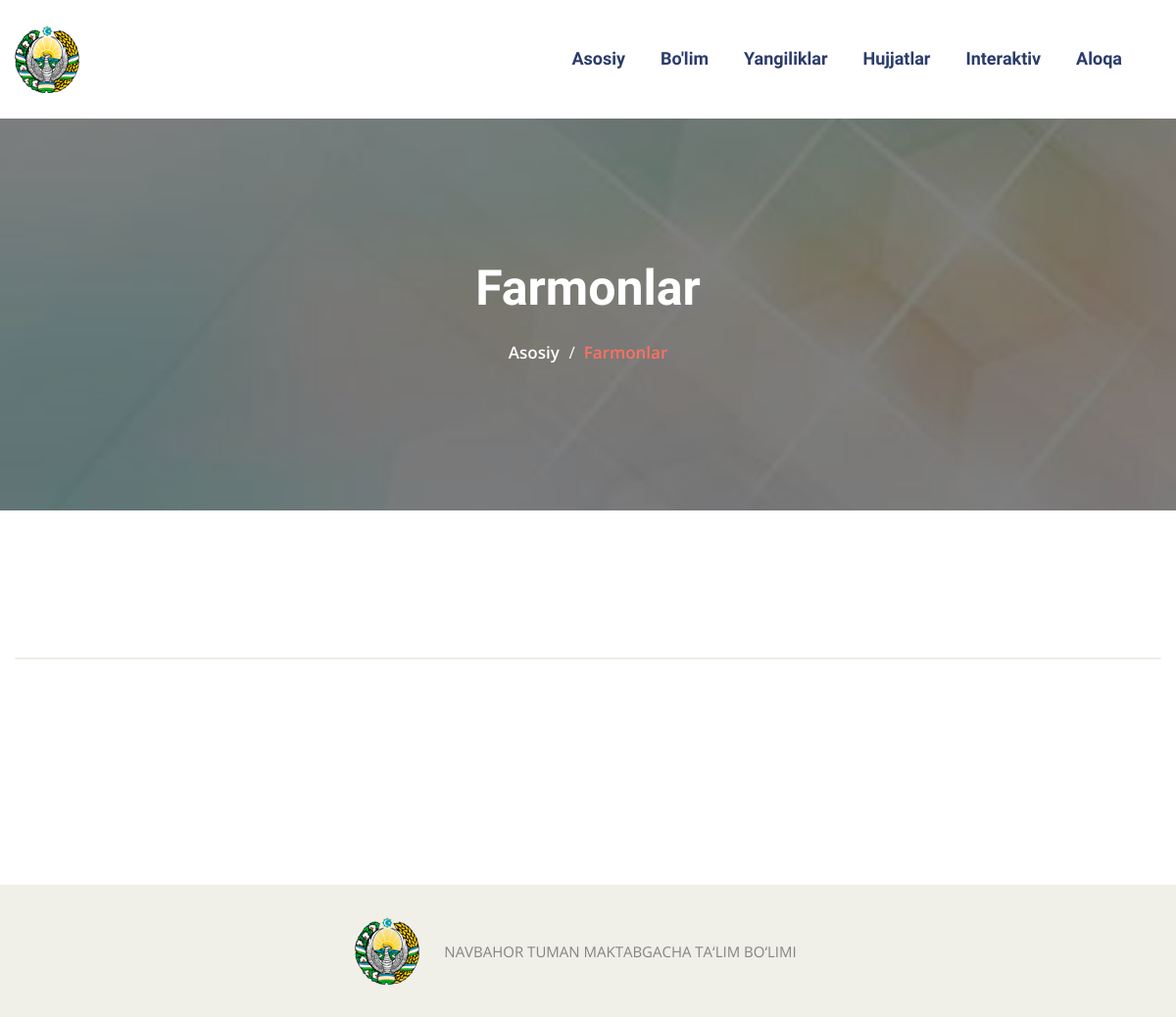
The page /farmonlar/ on the database as committed earlier.
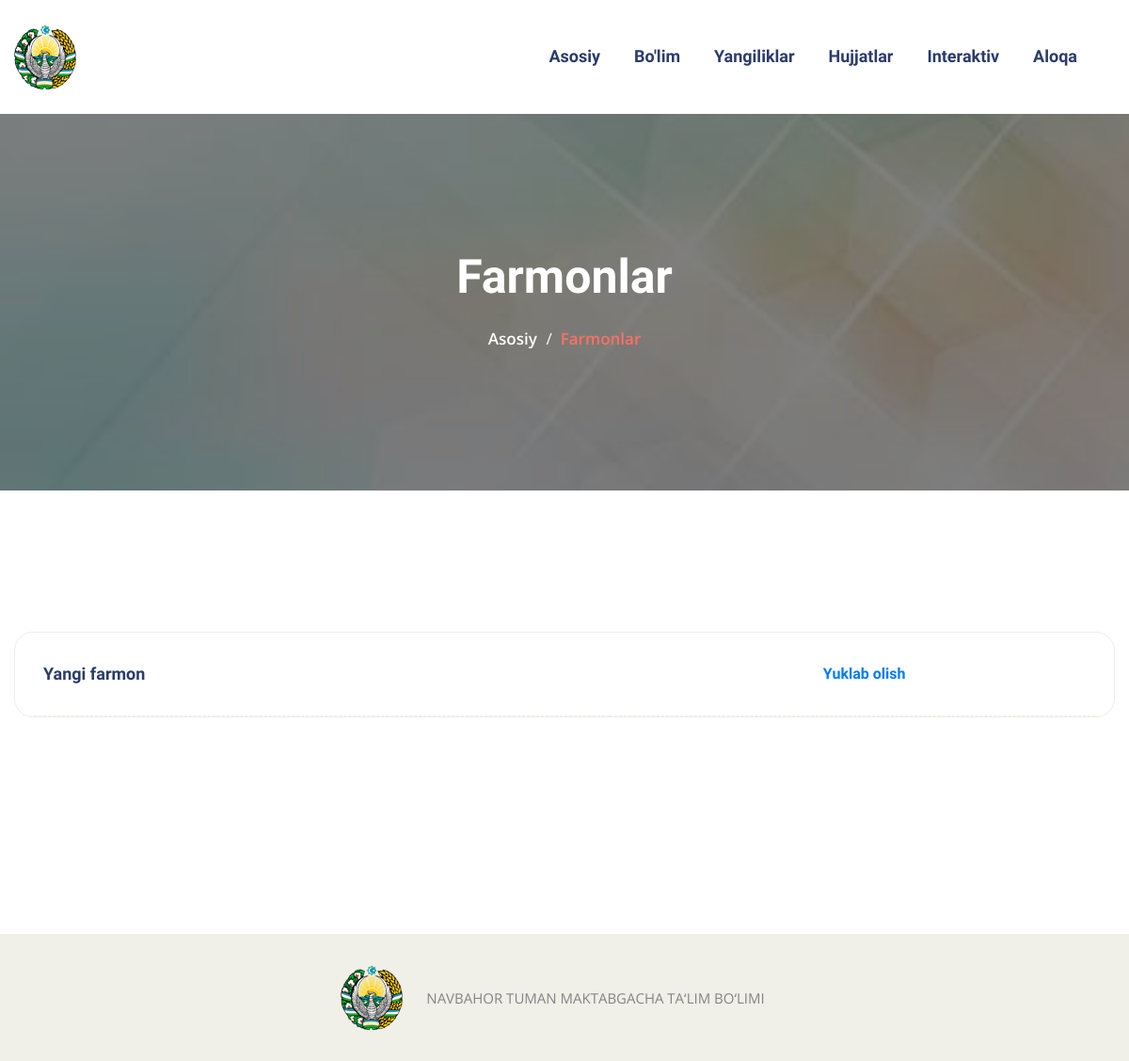
The same page on the database as committed later.
### base/models.py (models this page shows, shortened)
class Farmonlar(models.Model):
  nomi = models.CharField(max_length=500)
  file = models.FileField(upload_to='file/')

### base/views.py (the view)
# urls.py: path("farmonlar/", views.farmonlar, name='farmonlar'),
def farmonlar(request):
  farmon = Farmonlar.objects.order_by("-id").all()
  context = {'farmon': farmon}
  return render(request, 'pages/farmonlar.html', context)

### templates/pages/farmonlar.html (shortened to what this page needs)
{% extends "base.html" %}
{% block farmonlar %}
{% load static %}
 <section class="page-title centred" style="background-image: url({% static 'images/background/page-title.jpg'%});">
    <div class="container">
        <div class="content-box">
            <h1>Farmonlar</h1>
            <ul class="bread-crumb clearfix">
                <li><a href={% url 'home' %}>Asosiy</a></li>
                <li>Farmonlar</li>
            </ul>
        </div>
    </div>
</section>
 <section class="cart-section cart-page">
    <div class="container">
        <div class="row">
            <div class="col-lg-12 col-md-12 col-sm-12 table-column">
                <div class="table-outer">
                    <table class="cart-table">
                        <tbody>
                            {% for x in farmon %}
                            <tr>
                                <td colspan="3" class="prod-column">
                                    <div>
                                        <div class="prod-title">
                                            {{ x.nomi }}
                                        </div>
                                    </div>
                                </td>
                                <td colspan="5" class="price"><a href="{{ x.file.url }}" download>Yuklab olish</a></td>
                            </tr>
                            {% endfor %}
                        </tbody>
                    </table>
                </div>
            </div>
        </div>
    </div>
</section>
{% endblock farmonlar %}

Rows that differ between the two databases and show on the page:
added Farmonlar: nomi "Yangi farmon"
